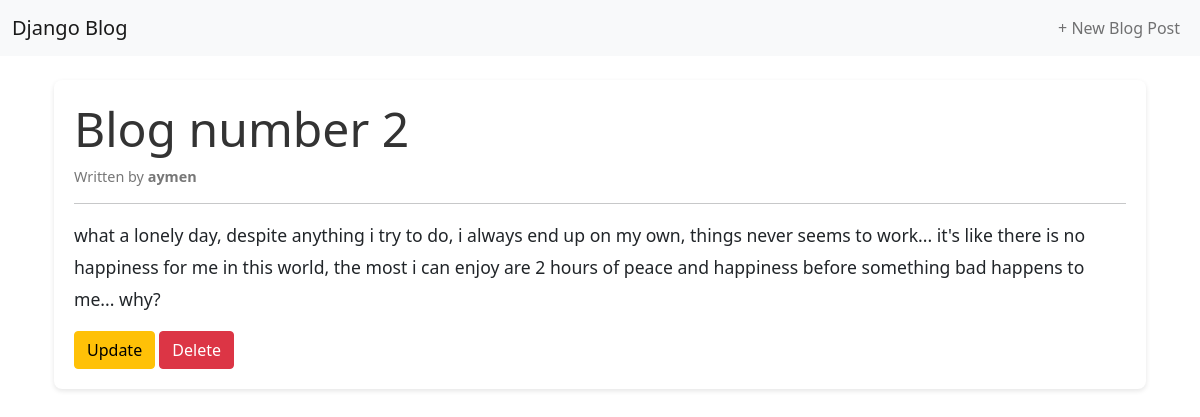
The app's page /blog/2/ with its own data.
### blog/models.py (models this page shows, shortened)
class BlogModel(models.Model):
    title = models.CharField(max_length=20)
    body = models.TextField()
    author = models.ForeignKey(
        'auth.User',                #! this is the foreing class that is associated to the foreign key
        on_delete=models.CASCADE    #! this will specify that when the user is deleted the blog will be deleted too
    )

### blog/views.py (the view)
# urls.py: path('<int:pk>/', BlogDetailView.as_view(), name='blog_details'),
class BlogDetailView(DetailView):
    model = BlogModel
    template_name = "blog_detail.html"
    context_object_name = "blog"

### templates/blog_detail.html (shortened to what this page needs)
{% extends 'base.html'%}
{% block content %}
<div class="container">
    <div class="blog-post my-4">
        <h2 class="blog-title">
            <a href="{% url 'blog_details' blog.pk %}" class="text-decoration-none">{{ blog.title }}</a>
        </h2>
        <p class="blog-author">Written by <strong>{{ blog.author }}</strong></p>
        <hr>
        <p class="blog-body">
            {{ blog.body }}
        </p>
        <a href="{% url 'blog_update' blog.pk %}" class="btn btn-warning">Update</a>
        <a href="{% url 'blog_delete' blog.pk %}" class="btn btn-danger">Delete</a>
    </div>
</div>
{% endblock %}

### static/CSS/style.css (style rules this page uses)
body { font-family: 'Arial', sans-serif; line-height: 1.6; background-color: #f4f4f4; color: #333; }
.blog-post { background-color: white; margin: 20px 0; padding: 20px; border-radius: 8px; box-shadow: 0 2px 5px rgba(0, 0, 0, 0.1); }
.blog-title a { text-decoration: none; color: #333; font-size: 1.5em; transition: color 0.3s ease; }
.blog-author { font-size: 0.9em; color: #777; }
.blog-body { margin-top: 10px; font-size: 1.1em; line-height: 1.8; }
hr { border: none; height: 1px; background: #ddd; }

### records on screen
BlogModel: title "Blog number 2", author "aymen", body "what a lonely day, despite anything i try to do, i always end up on my own, things never seems to work... it's like there is no happiness for me in this world, the most i can enjoy are 2 hours of peace and happiness before something bad happens to me... why?"
